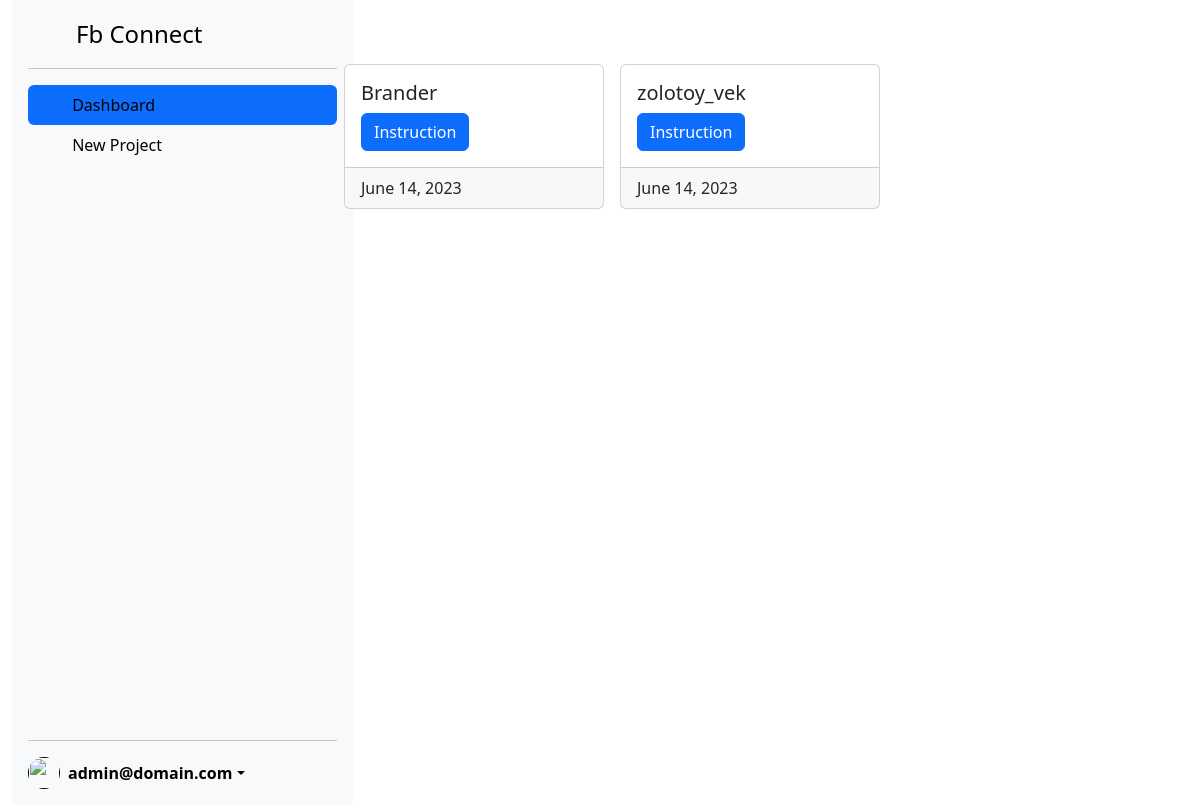
The app's page /projects/ (signed in) with its own data.
### authentication/models.py (models this page shows)
class CustomUser(AbstractBaseUser, PermissionsMixin):
    username = models.CharField(max_length=100, blank=True)
    email = models.EmailField(unique=True)
    password = models.CharField(max_length=100, validators=[MinLengthValidator(4)])
    is_staff = models.BooleanField(default=False)
    fb_app_id = models.CharField(max_length=200, blank=True)
    fb_account_secret = models.CharField(max_length=200, blank=True)
    fb_access_token = models.CharField(max_length=200, blank=True)
    USERNAME_FIELD = 'email'
    objects = CustomUserManager()

### datatransfer/models.py (models this page shows, shortened)
class Project(models.Model):
    project_name = models.CharField(max_length=30)
    user = models.ForeignKey(CustomUser, on_delete=models.CASCADE, related_name='user')
    account_id = models.CharField(max_length=50, blank=True)
    filename_to_transfer = models.CharField(max_length=50, blank=True)
    date_create = models.DateField(auto_now_add=True)
    ssh_key = models.CharField(max_length=30, blank=True)

### datatransfer/views.py (the view)
# urls.py: path('', views.projects_main, name='projects'),
def projects_main(request):
    if not request.user.is_authenticated:
        return redirect('projects')
    if request.user.is_authenticated:
        projects = Project.objects.filter(user=request.user.pk)
        return render(request, 'projects_page.html', {'projects': projects})

### datatransfer/templates/projects_page.html (shortened to what this page needs)
<!DOCTYPE html>
<html lang="en">
<head>
    <link href="https://cdn.jsdelivr.net/npm/bootstrap@5.3.0-alpha3/dist/css/bootstrap.min.css" rel="stylesheet">
</head>
<body>
<div class="container-fluid">
<div class="row">
    <div class="col-3">
<div class="d-flex flex-column flex-shrink-0 p-3 bg-body-tertiary" style="width: 341px; height: 805px;">
    <a href="/" class="d-flex align-items-center mb-3 mb-md-0 me-md-auto link-body-emphasis text-decoration-none">
      <svg class="bi pe-none me-2" width="40" height="32"><use xlink:href="{% url 'projects' %}"></use></svg>
      <span class="fs-4">Fb Connect</span>
    </a>
    <hr>
    <ul class="nav nav-pills flex-column mb-auto">
      <li>
        <a href="" class="nav-link link-body-emphasis active">
          <svg class="bi pe-none me-2" width="16" height="16"><use xlink:href="#speedometer2"></use></svg>
          Dashboard
        </a>
      </li>
              <li>
        <a href="{% url 'create-project'%}" class="nav-link link-body-emphasis">
          <svg class="bi pe-none me-2" width="16" height="16"><use xlink:href="#speedometer2"></use></svg>
          New Project
        </a>
      </li>
    </ul>
    <hr>
    <div class="dropdown">
      <a href="" class="d-flex align-items-center link-body-emphasis text-decoration-none dropdown-toggle" data-bs-toggle="dropdown" aria-expanded="false">
        <img src="https://pbs.twimg.com/profile_images/1646955748444852231/XGehZ_9v_400x400.jpg" alt="" width="32" height="32" class="rounded-circle me-2">
        <strong>{{ user.email }}</strong>
      </a>
    </div>
  </div>
    </div>
    <div class="col-9 p-5">
        <div class="row">
            {% for i in projects %}
  <div class="col-sm-4 mb-3 mb-sm-0 p-2 g-2">
    <div class="card">
      <div class="card-body">
        <h5 class="card-title">{{ i.project_name }}</h5>
        <a href="{% url 'project-detail' i.pk %}" class="btn btn-primary">Instruction</a>
      </div>
        <div class="card-footer">{{ i.date_create }}</div>
    </div>
  </div>
{% endfor %}
</div>
    </div>
    </div>
    </div>
</body>
</html>

### records on screen
CustomUser: email "admin@domain.com"
Project: project_name "Brander", date_create "June 14, 2023"
Project: project_name "zolotoy_vek", date_create "June 14, 2023"
